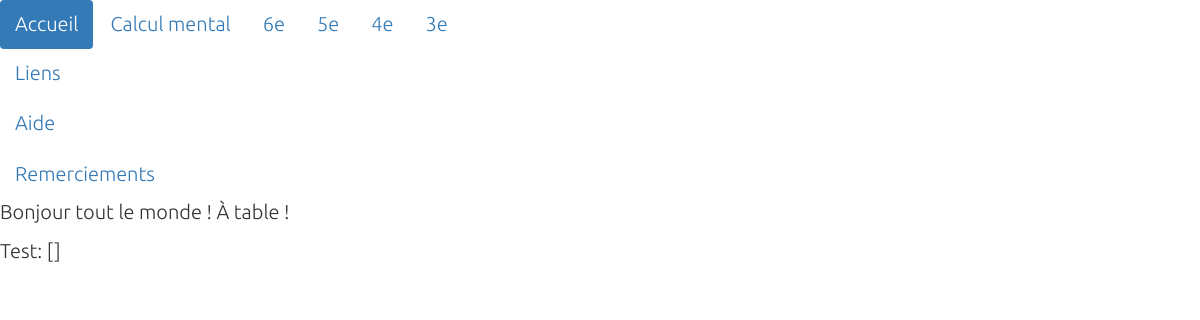
The page / on the database its author committed.
### pages/models.py (models this page shows, shortened)
class Category(models.Model):
    class Meta:
        verbose_name_plural = "categories"
    order = models.PositiveSmallIntegerField()
    name = models.CharField(max_length=100)
    slug = models.SlugField(max_length=100, default='unset')
    text = models.TextField()

class Theme(models.Model):
    order = models.PositiveSmallIntegerField()
    name = models.CharField(max_length=100)
    slug = models.SlugField(max_length=100, default='unset')
    category = models.ForeignKey(Category, on_delete=models.CASCADE)

### pages/views.py (the view)
# urls.py: 2. Add a URL to urlpatterns:  url(r'^$', views.home, name='home')
def home(request):
    return build(request, category='accueil')

### templates/layout.html (shortened to what this page needs)
<!DOCTYPE html>
<html>
<head>
    <link rel="stylesheet" href="https://maxcdn.bootstrapcdn.com/bootstrap/3.3.6/css/bootstrap.min.css">
    <link rel="stylesheet" href="https://maxcdn.bootstrapcdn.com/bootstrap/3.3.6/css/bootstrap-theme.min.css">
    <link rel="stylesheet" type="text/css" href="/static/css/base.css"/>
    <link rel="stylesheet" type="text/css" href="/static/css/fonts.css"/>
</head>
<body>
    <div role="navigation">
        <ul id="navbar_menu" class="nav nav-pills">
            {% for link, entry in navbar_infos %}
                {% if active_category == entry %}
                    <li role="presentation" class="active"><a href="/{{ link }}/">{{ entry }}</a></li>
                {% else %}
                    <li role="presentation"><a href="/{{ link }}/">{{ entry }}</a></li>
                {% endif %}
            {% endfor %}
        </ul>
    </div>
    <div role="navigation">
        <ul id="left_menu" class="nav nav-pills nav-stacked">
            {% for link, entry in leftmenu_infos %}
                {% if active_theme == entry %}
                    <li role="presentation" class="active"><a href="{{ link }}">{{ entry }}</a></li>
                {% else %}
                    <li role="presentation"><a href="{{ link }}">{{ entry }}</a></li>
                {% endif %}
            {% endfor %}
        </ul>
    </div>
    {% if active_theme == '' %}
        <div>
            <p>{{ category_content|safe }}<br></p>
        </div>
    {% else %}
        {% for content in thumbnails_contents %}
            <div>
                <p>{{ content|safe }}<br></p>
            </div>
        {% endfor %}
    {% endif %}
    <div>
        <p>Test: {{ test_var }}<br></p>
    </div>
</body>
</html>

### static/css/base.css (style rules this page uses)
body { font-family: ubuntulight; font-size: 200%; }

### rows shown on the page
Category: navbar_infos "Accueil", text "Bonjour tout le monde ! À table !"
Category: navbar_infos "Calcul mental"
Category: navbar_infos "6e"
Category: navbar_infos "5e"
Category: navbar_infos "4e"
Category: navbar_infos "3e"
Theme: leftmenu_infos "Liens"
Theme: leftmenu_infos "Aide"
Theme: leftmenu_infos "Remerciements"

### other values the page prints
{{ test_var }} "[]"
